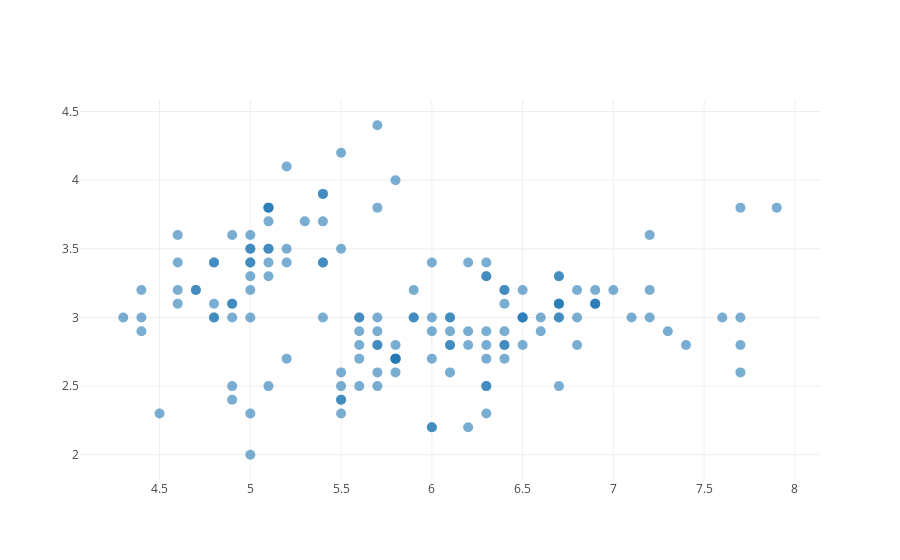

Source (notebook cell):
### Markdown cell above
#### Plotly for advanced interactive plots

For more advanced customisation, you may need to use Plotly itself. The interface is quite simple:

```python
x = iris['sepal_length']
y = iris['sepal_width']
display(HTML('<figcaption> Plotly graph - better for customised finished graphs </figcaption>'))
fig = go.Figure()
fig.add_scatter(x=x,
                y=y,
                mode='markers',
                marker={'size': 10,
                        'opacity': 0.6,
                        'colorscale': 'Viridis'
                       });
iplot(fig)
```

### Code cell
x = iris['sepal_length']
y = iris['sepal_width']

display(HTML('<figcaption> Plotly graph - better for customised finished graphs </figcaption>'))

fig = go.Figure()
fig.add_scatter(x=x,
                y=y,
                mode='markers',
                marker={'size': 10,
                        'opacity': 0.6,
                        'colorscale': 'Viridis'
                       });
iplot(fig)

### Figure 1 — Plotly figure (JSON) as saved in the notebook; plotly's stock layout.template omitted (floating-point values rounded to 4 significant figures; data arrays with more than 128 entries replaced by an {"elided": "..."} marker saying what was removed)
{"data": [{"marker": {"colorscale": "Viridis", "opacity": 0.6, "size": 10}, "mode": "markers", "type": "scatter", "uid": "93b5990f-77b9-42d9-98a7-03567ae0c537", "x": {"elided": "150 float values"}, "y": {"elided": "150 float values"}}], "layout": {}}
